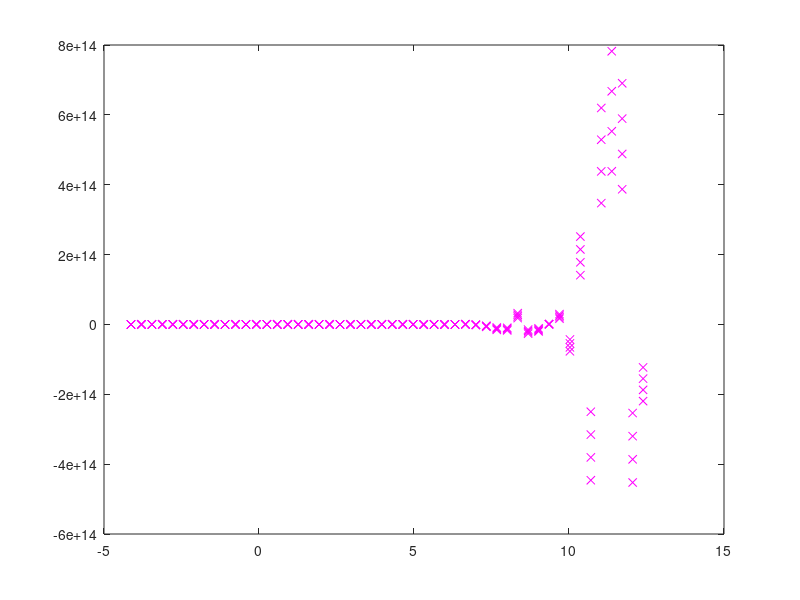

Source code (MATLAB):
clear
# Definição dos valores de t
t = linspace(2.55, 4.55, 4);

# Definição dos valores de x
x = linspace(-4.13, 12.39, 50);

# Cálculo dos valores y para a curva atual
y = 9*sin(x.^1)*9.*cos(x.^10)*8*(t(1)^1)*8.*x.^10;
plot(x, y, 'xm');
hold on
y = 9*sin(x.^1)*9.*cos(x.^10)*8*(t(2)^1)*8.*x.^10;
plot(x, y, 'xm');
y = 9*sin(x.^1)*9.*cos(x.^10)*8*(t(3)^1)*8.*x.^10;
plot(x, y, 'xm');
y = 9*sin(x.^1)*9.*cos(x.^10)*8*(t(4)^1)*8.*x.^10;
plot(x, y, 'xm');
